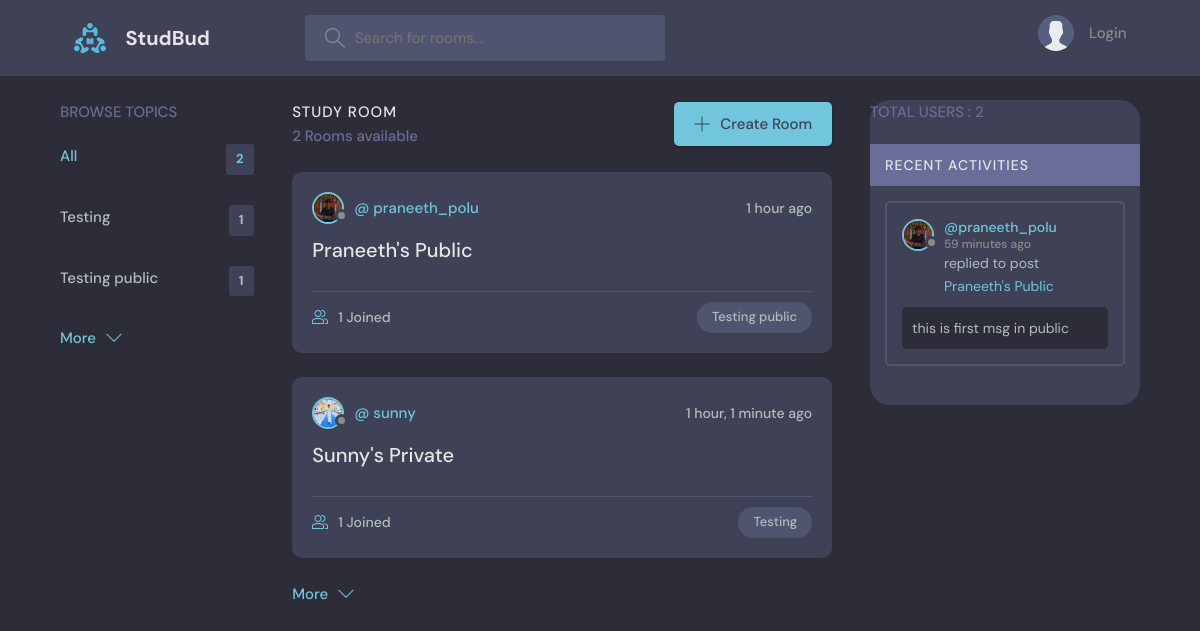
The page / on the database its author committed.
### base/models.py (models this page shows, shortened)
class Topic(models.Model):
    name = models.CharField(max_length=100)

class Room(models.Model):
    host = models.ForeignKey(User, on_delete=models.SET_NULL, null=True)
    topic = models.ForeignKey(Topic, on_delete=models.SET_NULL, null=True)
    name = models.CharField(max_length=100)
    description = models.TextField(null=True, blank=True)
    participants = models.ManyToManyField(User, related_name='participants', blank=True)
    updated = models.DateTimeField(auto_now=True)
    created = models.DateTimeField(auto_now_add=True)
    PRIVACY_CHOICES = [
        ('public', 'Public'),
        ('private', 'Private'),
    ]
    privacy = models.CharField(
        max_length=7,
        choices=PRIVACY_CHOICES,
        default='public',
    )
    password = models.CharField(
        max_length=128,  # you can increase this if needed
        null=True,
        blank=True,
        help_text="Password for private rooms"
    )
    class Meta:
        ordering = ['-updated']
    def __str__(self):
        return self.name

class User(AbstractUser):
    name = models.CharField(max_length = 200, null = True)
    email = models.EmailField(max_length = 200, unique=True, null = True)
    bio = models.TextField(blank = True, null = True)
    avatar= models.ImageField(null = True, default = 'avatar.jpg', upload_to = 'avatar')
    USERNAME_FIELD = 'username'
    REQUIRED_FIELDS = ['email']

class Message(models.Model):
    user = models.ForeignKey(User, on_delete=models.CASCADE)
    room = models.ForeignKey(Room, on_delete=models.CASCADE)
    body = models.TextField(null=True, blank=True)
    updated = models.DateTimeField(auto_now=True)
    created = models.DateTimeField(auto_now_add=True)
    class Meta:
        ordering = ['-created']

### base/views.py (the view)
# urls.py: path('', home, name='home'),
def home(request):
    total_users = User.objects.count()
    q = request.GET.get('q') if request.GET.get('q') else ''
    rooms = Room.objects.filter(Q(topic__name__icontains=q)|
                                Q(name__icontains=q) |
                                Q(description__icontains=q) |
                                Q(host__username__icontains=q)
                                )
    Topic.objects.annotate(room_count=Count('room')).filter(room_count=0).delete()
    topics = Topic.objects.all()
    room_count = rooms.count()
    room_messages = Message.objects.filter((Q(room__topic__name__icontains=q)))
    context = {'rooms': rooms, 'topics': topics, 'room_count': room_count
        , 'room_messages': room_messages , 'total_users': total_users}
    return render(request, 'base/home.html', context)

### base/templates/base/home.html (shortened to what this page needs)
{% extends 'main.html' %}
{% block content %}
    <main class="layout layout--3">
        <div class="container">
            {% include 'base/topics_components.html' %}
            <div class="roomList">
                <div class="roomList__header">
                    <div>
                        <h2>Study Room</h2>
                        <p>{{ room_count }} Rooms available</p>
                    </div>
                    <a class="btn btn--main" href="{% url 'create_room' %}">
                        <svg version="1.1" xmlns="http://www.w3.org/2000/svg" width="32" height="32"
                             viewBox="0 0 32 32">
                            <title>add</title>
                            <path
                                    d="M16.943 0.943h-1.885v14.115h-14.115v1.885h14.115v14.115h1.885v-14.115h14.115v-1.885h-14.115v-14.115z"
                            ></path>
                        </svg>
                        Create Room
                    </a>
                </div>
                {% include 'base/feed_component.html' %}
            </div>
            {% include 'base/activity_components.html'  %}
        </div>
    </main>
{% endblock %}

### base/templates/base/topics_components.html
<div class="topics">
    <div class="topics__header">
        <h2>Browse Topics</h2>
    </div>
    <ul class="topics__list">
        <li>
            <a href="{% url 'home' %}" class="active">All <span>{{ topics.count }}</span></a>
        </li>
        {% for topic in topics|slice:":5"  %}
            <li>
                <a href="{% url 'home' %}?q={{ topic.name }}">{{ topic.name }}
                    <span>{{ topic.room_set.all.count }}</span></a>
            </li>
        {% endfor %}
    </ul>
    <a class="btn btn--link" href="{% url 'topics' %}">
        More
        <svg version="1.1" xmlns="http://www.w3.org/2000/svg" width="32" height="32" viewBox="0 0 32 32">
            <title>chevron-down</title>
            <path d="M16 21l-13-13h-3l16 16 16-16h-3l-13 13z"></path>
        </svg>
    </a>
</div>

### base/templates/base/feed_component.html (shortened to what this page needs)
<div>
{% for room in rooms|slice:":5" %}
    <div class="roomListRoom">
        <div class="roomListRoom__header">
            <a href="{% url 'user_profile' room.host.id %}" class="roomListRoom__author">
                <div class="avatar avatar--small">
                    <img src="{{ room.host.avatar.url }}"/>
                </div>
                <span> @ {{room.host.username}}</span>
            </a>
            <div class="roomListRoom__actions">
                <span>{{ room.created |timesince }} ago</span>
            </div>
        </div>
        <div class="roomListRoom__content">
            <a href="{% url 'room'  room.id %}">{{room.name}}</a>
        </div>
        <div class="roomListRoom__meta">
            <a href="{% url 'room'  room.id %}" class="roomListRoom__joined">
                {{ room.participants.all.count }} Joined
            </a>
            <p class="roomListRoom__topic">{{ room.topic.name }}</p>
        </div>
    </div>
{% endfor %}
<a class="btn btn--link" href="{% url 'feed' %}">
        More
        <svg version="1.1" xmlns="http://www.w3.org/2000/svg" width="32" height="32" viewBox="0 0 32 32">
            <title>chevron-down</title>
            <path d="M16 21l-13-13h-3l16 16 16-16h-3l-13 13z"></path>
        </svg>
    </a>
</div>
<br>

### base/templates/base/activity_components.html (shortened to what this page needs)
<div>
    <div class="activities">
    <div class="topics__header">
        <h1>Total Users : {{ total_users }}</h1>
    </div>
        <div class="activities__header">
            <h2>Recent Activities</h2>
        </div>
        {% for message in room_messages|slice:":5" %}
            {% if message.room.privacy == 'private' %}
                <div class="activities__box">
                    Private <span>post in <a href="{% url 'room' message.room.id %}">{{ message.room.name }}</a></span>
                </div>
            {% else %}
                <div class="activities__box">
                <div class="activities__boxHeader roomListRoom__header">
                    <a href="{% url 'user_profile' message.user.id %}" class="roomListRoom__author">
                        <div class="avatar avatar--small">
                            <img src="{{ message.user.avatar.url}}"/>
                        </div>
                        <p>
                            @{{ message.user.username }}
                            <span>{{ message.created|timesince }} ago</span>
                        </p>
                    </a>
                </div>
                <div class="activities__boxContent">
                    <p>replied to post <a href="{% url 'room'  message.room.id %}">{{ message.room }}</a></p>
                    <div class="activities__boxRoomContent">
                        {% if message.room.privacy == 'private'%}
                             private
                        {% else %}
                            {{ message.body }}
                        {% endif %}
                    </div>
                </div>
            </div>
            {% endif %}
        {% endfor %}
        <br>
    </div>
</div>

### rows shown on the page
Topic: name "Testing", room_set.all.count "1"
Topic: name "Testing public", room_set.all.count "1"
Room: host.avatar (picture), host.username "praneeth_polu", created "1 hour", name "Praneeth's Public", participants.all.count "1", topic.name "Testing public"
Room: host.avatar (picture), host.username "sunny", created "1 hour, 1 minute", name "Sunny's Private", participants.all.count "1", topic.name "Testing"
Message: user.avatar (picture), user.username "praneeth_polu", created "59 minutes", room "Praneeth's Public", body "this is first msg in public"

### other values the page prints
{{ topics.count }} "2"
{{ room_count }} "2"
{{ total_users }} "2"
